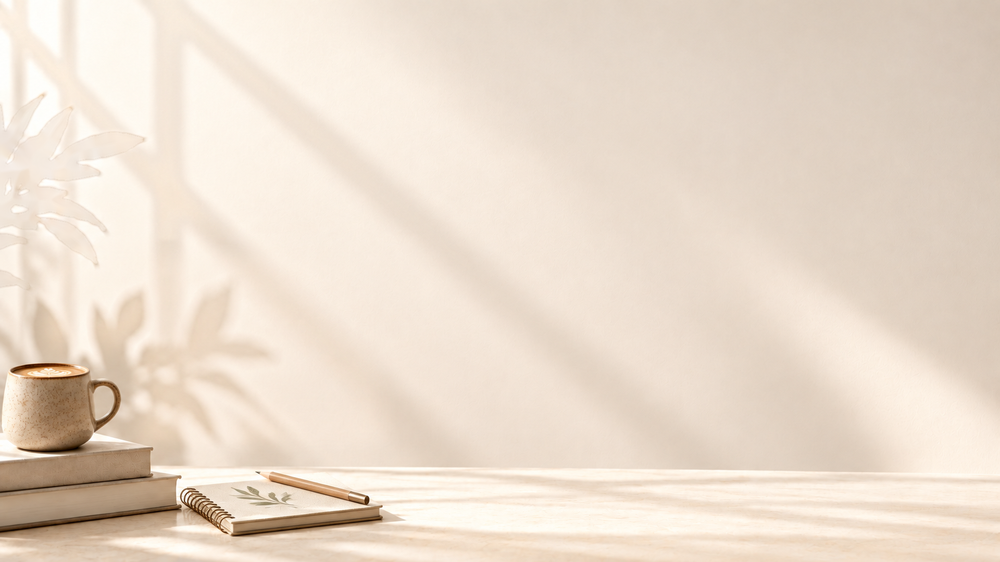
#> input picture assets/videos/summer_hero_complete_layered_master_4k/summer_hero_complete_layered_master_4k/01_layers_1080/01_clean_background_without_window_shadows.png, 1000 x 562 px, shrunk from 1920 x 1080 before the run; the run also reads 1 picture not shown here
$ python verify_composites.py
#> lines starting #> are read from the running program, lines starting #| are printed output that depends on the picture
"""Verify 1080 window-shadow plate and 4k scaled layers.
Run from the package root: python 04_scripts/verify_composites.py
Requires: pip install opencv-python numpy
"""
from pathlib import Path
import cv2, numpy as np
ROOT=Path(__file__).resolve().parents[1]
for folder in ['01_layers_1080','02_layers_4k_derived']:
 p=ROOT/folder
 suf='_4k' if folder.startswith('02') else ''
 def read(name):
  q=p/(name+suf+'.png'); im=cv2.imread(str(q),cv2.IMREAD_UNCHANGED)
#> in read, im is the input picture: shape (562, 1000, 3); mean B, G, R 204.5, 219.7, 234.5
  if im is None:raise RuntimeError(f'Missing {q}')
  return im
 bg=read('01_clean_background_without_window_shadows').astype(np.float32)
 wall=read('06_window_wall_shadows_rgba')
#> call 2 of read, with name = '06_window_wall_shadows_rgba'
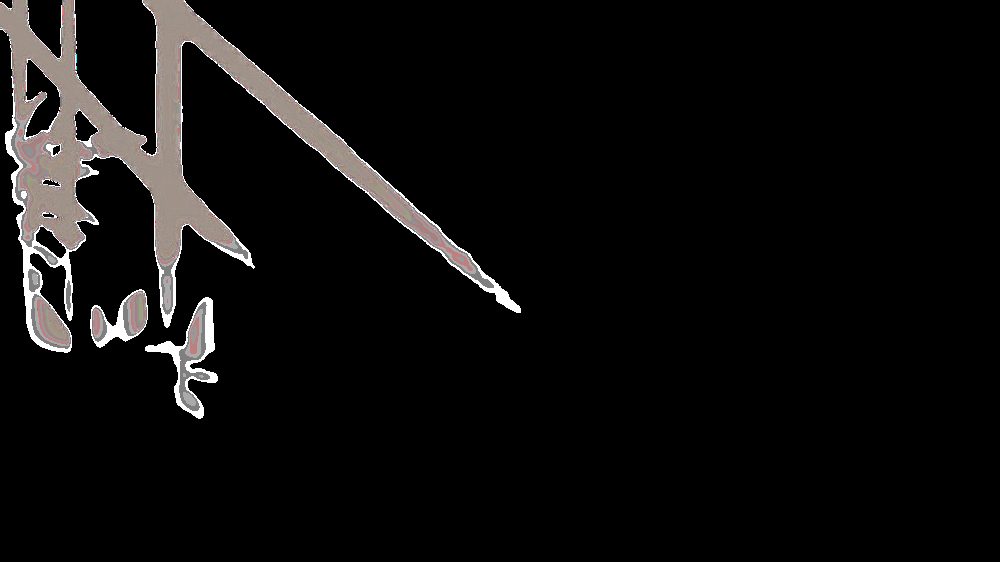
#> input picture assets/videos/summer_hero_complete_layered_master_4k/summer_hero_complete_layered_master_4k/01_layers_1080/06_window_wall_shadows_rgba.png, 1000 x 562 px, shrunk from 1920 x 1080 before the run
#> in read, im is the input picture: shape (562, 1000, 4); mean B, G, R, A 13.1, 13.5, 14.4, 1.1
 table=read('08_window_table_shadows_rgba')
#> call 3 of read, with name = '08_window_table_shadows_rgba'
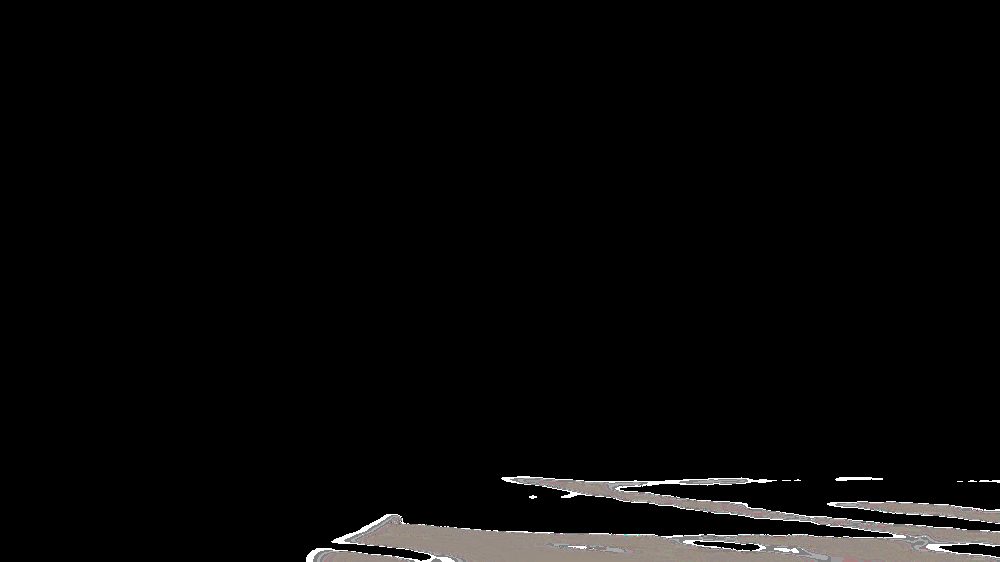
#> input picture assets/videos/summer_hero_complete_layered_master_4k/summer_hero_complete_layered_master_4k/01_layers_1080/08_window_table_shadows_rgba.png, 1000 x 562 px, shrunk from 1920 x 1080 before the run
#> in read, im is the input picture: shape (562, 1000, 4); mean B, G, R, A 7.2, 7.4, 7.8, 0.6
 target=read('12_original_starter_background').astype(np.float32)
 def over(a,b):
  alpha=b[:,:,3:4].astype(np.float32)/255
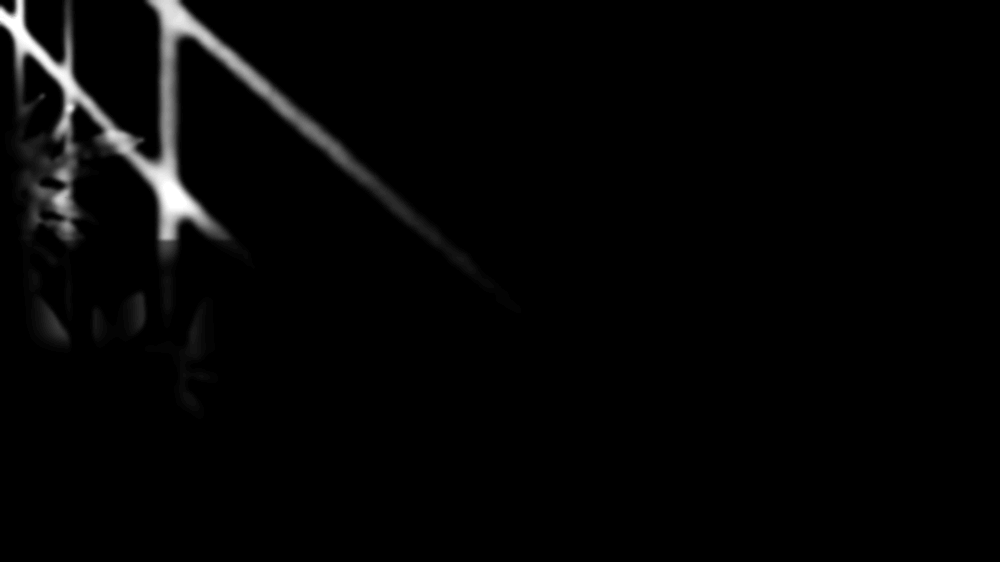
#> alpha: shape (562, 1000, 1) float32; min 0, max 0.212, mean 0.00426; drawn with min black and max white
  return a*(1-alpha)+b[:,:,:3].astype(np.float32)*alpha
 result=over(over(bg,wall),table)
#> in over (call 2), `alpha=b[:,:,3:4].astype(np.float32)/255`:
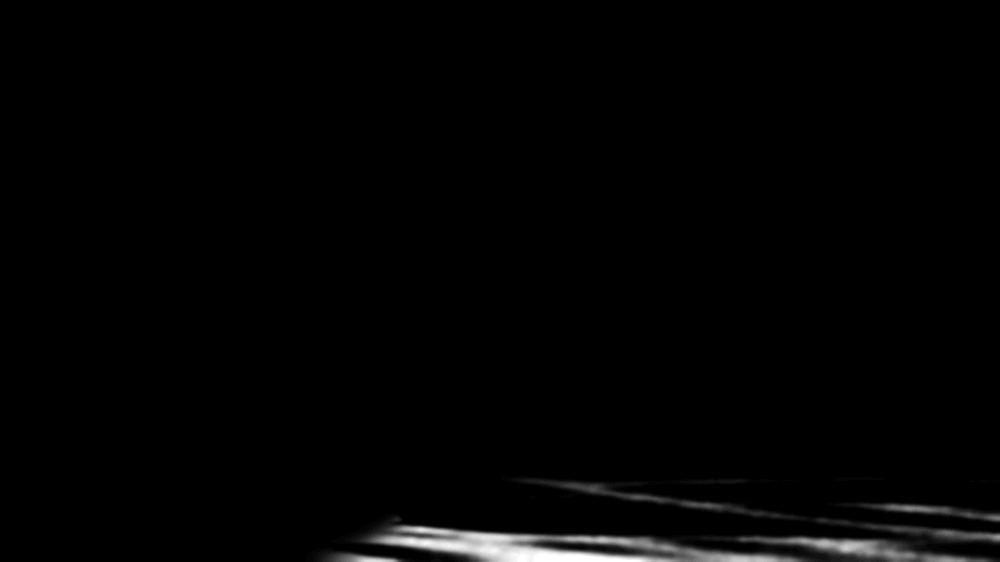
#> alpha: shape (562, 1000, 1) float32; min 0, max 0.169, mean 0.0024; drawn with min black and max white
 err=np.abs(result-target)
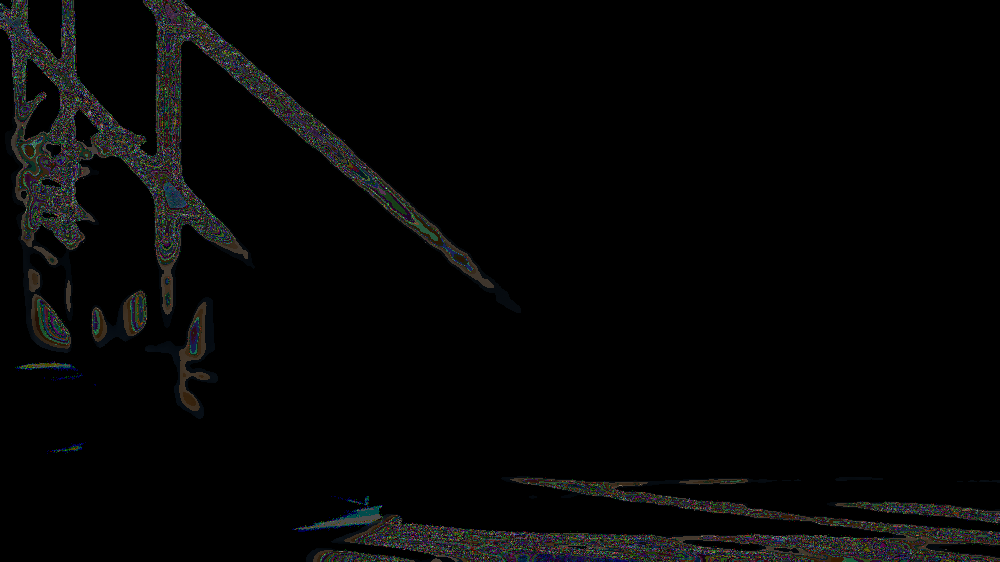
#> err: shape (562, 1000, 3) float32; mean B, G, R 0.0711, 0.0733, 0.0716; drawn with min black and max white
 print(folder,'reassembly MAE',round(float(err.mean()),3),'max',round(float(err.max()),3),'resolution',bg.shape[1],bg.shape[0])
#| 01_layers_1080 reassembly MAE 0.072 max 3.341 resolution 1000 562
 assert err.mean()<.5, 'Reassembly discrepancy unexpectedly high'
#> (the run stopped early here; a loop or call above may not have finished)
